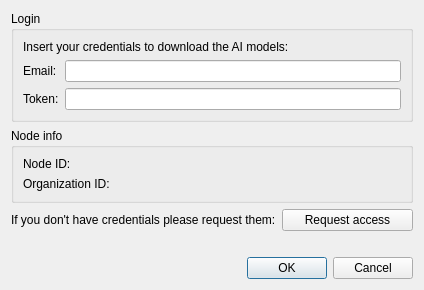
<?xml version="1.0" encoding="UTF-8"?>
<ui version="4.0">
 <class>DialogModelRequestLogin</class>
 <widget class="QDialog" name="DialogModelRequestLogin">
  <property name="geometry">
   <rect>
    <x>0</x>
    <y>0</y>
    <width>424</width>
    <height>288</height>
   </rect>
  </property>
  <property name="windowTitle">
   <string>Ai models access - Login</string>
  </property>
  <layout class="QGridLayout" name="gridLayout">
   <item row="1" column="0" colspan="2">
    <widget class="QGroupBox" name="groupBox_node_info">
     <property name="title">
      <string>Node info</string>
     </property>
     <layout class="QGridLayout" name="gridLayout_3">
      <item row="0" column="0">
       <widget class="QLabel" name="label_4">
        <property name="text">
         <string>Node ID:</string>
        </property>
       </widget>
      </item>
      <item row="0" column="1">
       <widget class="QLabel" name="label_node_id">
        <property name="text">
         <string/>
        </property>
       </widget>
      </item>
      <item row="1" column="0">
       <widget class="QLabel" name="label_5">
        <property name="text">
         <string>Organization ID:</string>
        </property>
       </widget>
      </item>
      <item row="1" column="1">
       <widget class="QLabel" name="label_org_id">
        <property name="text">
         <string/>
        </property>
       </widget>
      </item>
     </layout>
    </widget>
   </item>
   <item row="2" column="1">
    <widget class="QPushButton" name="pushButton_request">
     <property name="text">
      <string>Request access</string>
     </property>
    </widget>
   </item>
   <item row="0" column="0" colspan="2">
    <widget class="QGroupBox" name="groupBox_login">
     <property name="sizePolicy">
      <sizepolicy hsizetype="Preferred" vsizetype="Preferred">
       <horstretch>0</horstretch>
       <verstretch>0</verstretch>
      </sizepolicy>
     </property>
     <property name="title">
      <string>Login</string>
     </property>
     <layout class="QGridLayout" name="gridLayout_2">
      <item row="1" column="0">
       <widget class="QLabel" name="label_2">
        <property name="text">
         <string>Email:</string>
        </property>
       </widget>
      </item>
      <item row="2" column="0">
       <widget class="QLabel" name="label_3">
        <property name="text">
         <string>Token:</string>
        </property>
       </widget>
      </item>
      <item row="2" column="1">
       <widget class="QLineEdit" name="lineEdit_token">
        <property name="echoMode">
         <enum>QLineEdit::EchoMode::Password</enum>
        </property>
       </widget>
      </item>
      <item row="1" column="1">
       <widget class="QLineEdit" name="lineEdit_email"/>
      </item>
      <item row="0" column="0" colspan="2">
       <widget class="QLabel" name="label">
        <property name="text">
         <string>Insert your credentials to download the AI models:</string>
        </property>
       </widget>
      </item>
     </layout>
    </widget>
   </item>
   <item row="2" column="0">
    <widget class="QLabel" name="label_request_title">
     <property name="text">
      <string>If you don't have credentials please request them:</string>
     </property>
    </widget>
   </item>
   <item row="6" column="0" colspan="2">
    <widget class="QLabel" name="label_error">
     <property name="text">
      <string/>
     </property>
    </widget>
   </item>
   <item row="7" column="0" colspan="2">
    <widget class="QDialogButtonBox" name="buttonBox">
     <property name="orientation">
      <enum>Qt::Orientation::Horizontal</enum>
     </property>
     <property name="standardButtons">
      <set>QDialogButtonBox::StandardButton::Cancel|QDialogButtonBox::StandardButton::Ok</set>
     </property>
    </widget>
   </item>
  </layout>
 </widget>
 <tabstops>
  <tabstop>lineEdit_email</tabstop>
  <tabstop>lineEdit_token</tabstop>
  <tabstop>pushButton_request</tabstop>
 </tabstops>
 <resources/>
 <connections>
  <connection>
   <sender>buttonBox</sender>
   <signal>accepted()</signal>
   <receiver>DialogModelRequestLogin</receiver>
   <slot>accept()</slot>
   <hints>
    <hint type="sourcelabel">
     <x>248</x>
     <y>254</y>
    </hint>
    <hint type="destinationlabel">
     <x>157</x>
     <y>274</y>
    </hint>
   </hints>
  </connection>
  <connection>
   <sender>buttonBox</sender>
   <signal>rejected()</signal>
   <receiver>DialogModelRequestLogin</receiver>
   <slot>reject()</slot>
   <hints>
    <hint type="sourcelabel">
     <x>316</x>
     <y>260</y>
    </hint>
    <hint type="destinationlabel">
     <x>286</x>
     <y>274</y>
    </hint>
   </hints>
  </connection>
 </connections>
</ui>
